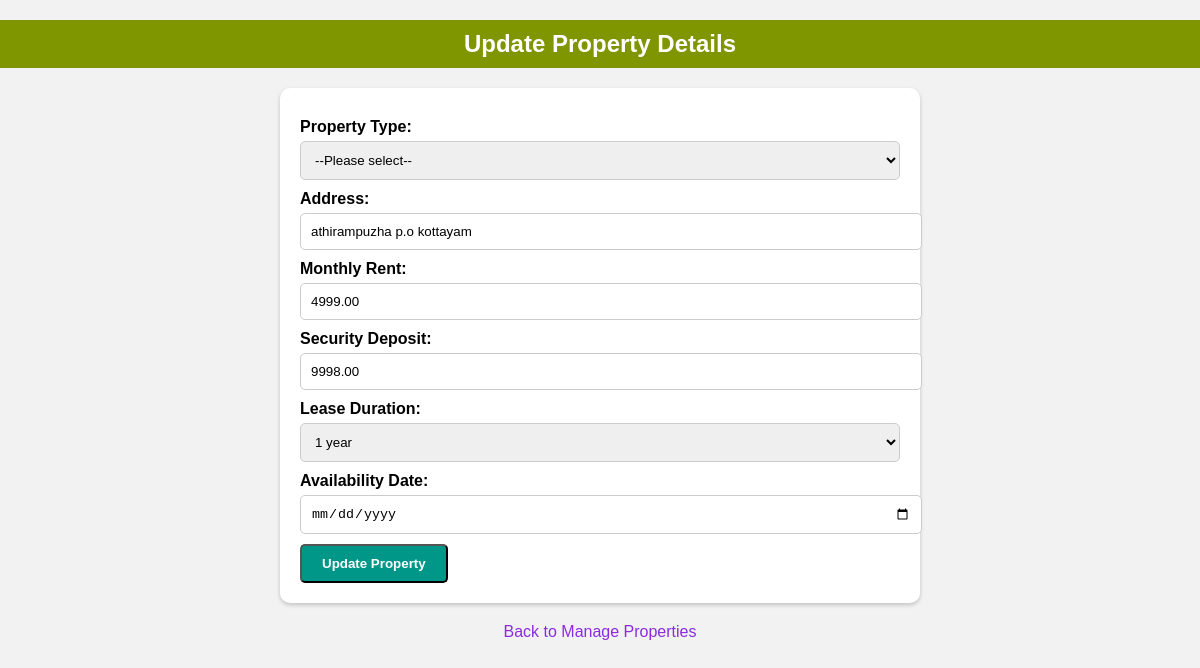
The app's page /update_property/8/ with its own data.
### rental/models.py (models this page shows, shortened)
class Property(models.Model):
    property_owner = models.ForeignKey(
        get_user_model(),
        on_delete=models.CASCADE
    )
    property_type = models.CharField(max_length=20, choices=[('apartment', 'Apartment'), ('house', 'House'), ('office', 'Office')])
    address = models.CharField(max_length=255)
    monthly_rent = models.DecimalField(max_digits=10, decimal_places=2)
    security_deposit = models.DecimalField(max_digits=10, decimal_places=2)
    lease_duration = models.CharField(max_length=20, choices=[('1 year', '1 Year'), ('month-to-month', 'Month-to-Month')])
    availability_date = models.DateField()
    APPROVAL_CHOICES = [
        ('pending', 'Pending'),
        ('approved', 'Approved'),
        ('rejected', 'Rejected'),
    ]
    approval_status = models.CharField(
        max_length=20,
        choices=APPROVAL_CHOICES,
        default='pending',
    )
    deleted = models.BooleanField(default=False)

### rental/views.py (the view)
# urls.py: path('update_property/<int:property_id>/', views.update_property_view, name='update_property'),
def update_property_view(request, property_id):
    property_instance = get_object_or_404(Property, id=property_id)
    if request.method == 'POST':
        property_instance.property_type = request.POST.get('property_type')
        property_instance.address = request.POST.get('address')
        property_instance.monthly_rent = request.POST.get('monthly_rent')
        property_instance.security_deposit = request.POST.get('security_deposit')
        property_instance.lease_duration = request.POST.get('lease_duration')
        property_instance.availability_date = request.POST.get('availability_date')
        property_instance.save()
        Notification.objects.create(
            user=request.user,  # Property owner's user object
            sender=request.user,  # Assuming the property owner is the sender
            notification_type='info',  # You can adjust the type as needed
            message=f'Property details for {property_instance.property_type} updated successfully.',
        )
        return redirect('manageprop')
    else:
        return render(request, 'updateprop.html', {'property': property_instance})

### templates/updateprop.html (shortened to what this page needs)
<!DOCTYPE html>
<html lang="en">
<head>
</head>
<body>
    <h2>Update Property Details</h2>
    <form method="post">
        <label for="property_type">Property Type:</label>
        <select name="property_type" id="property_type" required>
            <option value="">--Please select--</option>
        </select>
        <label for="address">Address:</label>
        <input type="text" name="address" id="address" required value="{{ property.address }}">
        <label for="monthly_rent">Monthly Rent:</label>
        <input type="number" name="monthly_rent" id="monthly_rent" required value="{{ property.monthly_rent }}">
        <label for="security_deposit">Security Deposit:</label>
        <input type="number" name="security_deposit" id="security_deposit" required value="{{ property.security_deposit }}">
        <br>
        <label for="lease_duration">Lease Duration:</label>
        <select name="lease_duration" id="lease_duration" required>
            <option value="1 year">1 year</option>
        </select>
        <br>
        <label for="availability_date">Availability Date:</label>
        <input type="date" name="availability_date" id="availability_date" required value="{{ property.availability_date }}">
        <button type="submit">Update Property</button>
    </form>
    <a href="{% url 'manageprop' %}">Back to Manage Properties</a>
</body>
</html>

### templates/updateprop.html (style rules this page uses)
body { font-family: Arial, sans-serif; background-color: #f2f2f2; margin: 0; padding: 0; }
h2 { background-color: #7f9600; color: #fff; text-align: center; padding: 10px; font-size: 24px; }
form { max-width: 600px; margin: 20px auto; padding: 20px; background-color: #fff; border-radius: 10px; box-shadow: 0 2px 4px rgba(0, 0, 0, 0.2); }
label { display: block; margin-top: 10px; font-weight: bold; }
input, select { width: 100%; padding: 10px; border: 1px solid #ccc; border-radius: 5px; margin-top: 5px; }
button { background-color: #009688; color: #fff; font-weight: bold; cursor: pointer; padding: 10px 20px; border-radius: 5px; margin-top: 10px; }
a { display: block; text-align: center; margin-top: 10px; text-decoration: none; color: blueviolet; }

### records on screen
Property: address "athirampuzha p.o kottayam", monthly_rent "4999.00", security_deposit "9998.00"
